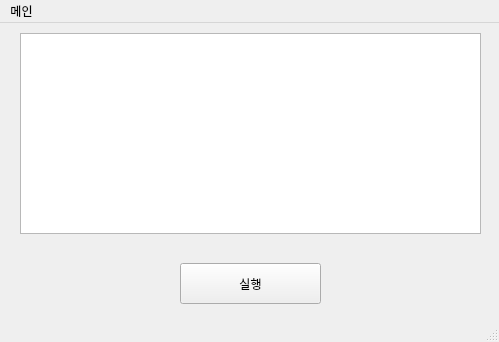
<?xml version="1.0" encoding="UTF-8"?>
<ui version="4.0">
 <class>MainWindow</class>
 <widget class="QMainWindow" name="MainWindow">
  <property name="geometry">
   <rect>
    <x>0</x>
    <y>0</y>
    <width>499</width>
    <height>342</height>
   </rect>
  </property>
  <property name="windowTitle">
   <string>MainWindow</string>
  </property>
  <widget class="QWidget" name="centralwidget">
   <widget class="QTextBrowser" name="textBrowser">
    <property name="geometry">
     <rect>
      <x>20</x>
      <y>10</y>
      <width>461</width>
      <height>201</height>
     </rect>
    </property>
   </widget>
   <widget class="QPushButton" name="pushButton">
    <property name="geometry">
     <rect>
      <x>180</x>
      <y>240</y>
      <width>141</width>
      <height>41</height>
     </rect>
    </property>
    <property name="text">
     <string>실행</string>
    </property>
   </widget>
  </widget>
  <widget class="QMenuBar" name="menubar">
   <property name="geometry">
    <rect>
     <x>0</x>
     <y>0</y>
     <width>499</width>
     <height>21</height>
    </rect>
   </property>
   <widget class="QMenu" name="menuasdf">
    <property name="title">
     <string>메인</string>
    </property>
    <addaction name="actionAbout"/>
   </widget>
   <addaction name="menuasdf"/>
  </widget>
  <widget class="QStatusBar" name="statusbar"/>
  <action name="actionAbout">
   <property name="text">
    <string>About</string>
   </property>
  </action>
 </widget>
 <resources/>
 <connections/>
</ui>
